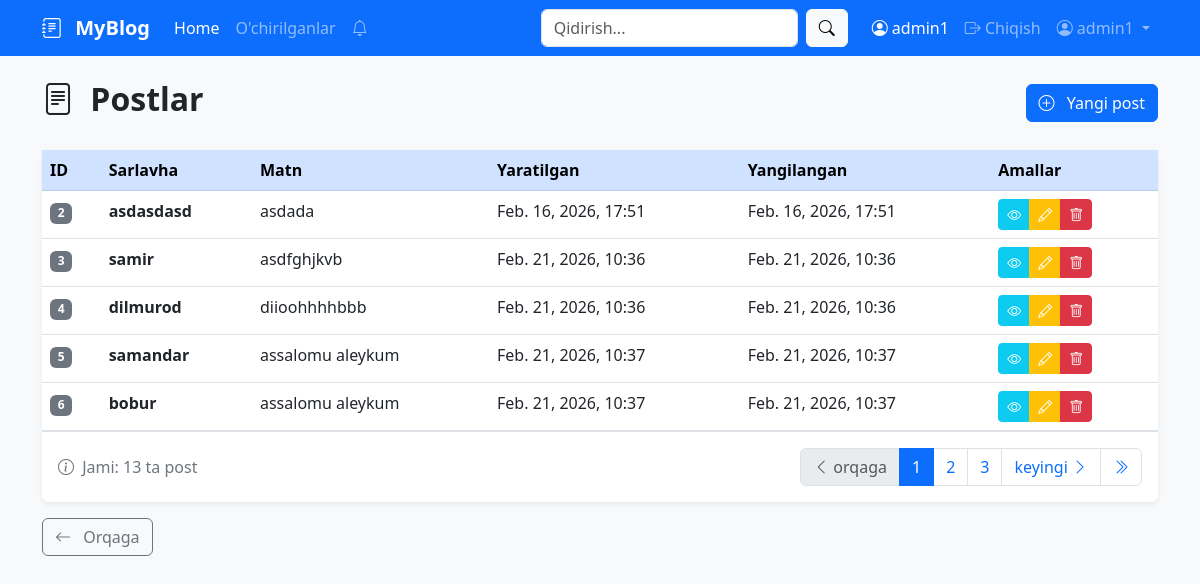
Page /posts/ (signed in) on the earlier database version.
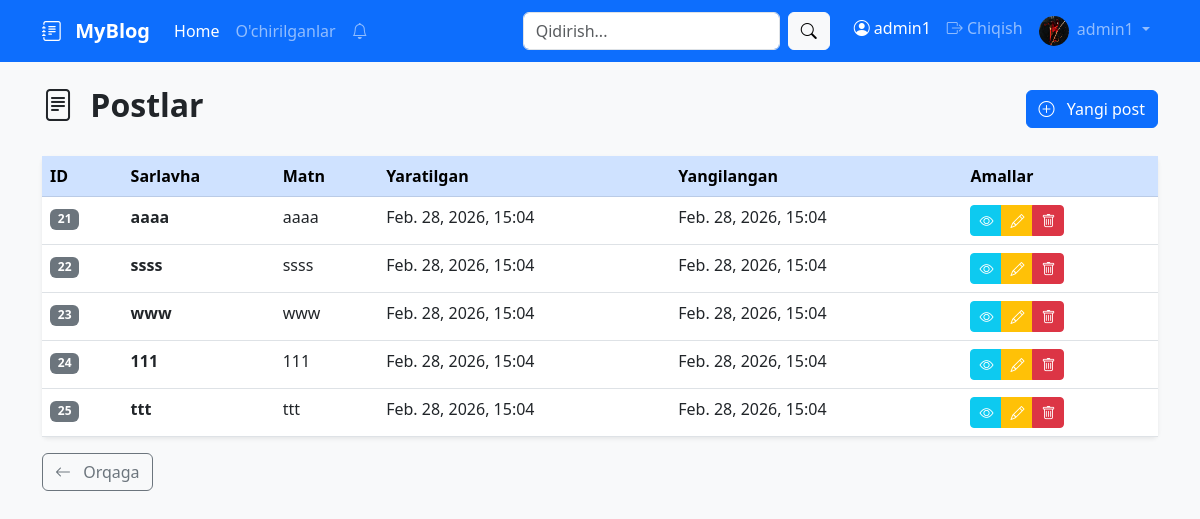
Same page on the later database version.
### posts/models.py (models this page shows, shortened)
class Post(models.Model):
    title = models.CharField(max_length=200)
    content = models.TextField()
    created_at = models.DateTimeField(auto_now_add=True)
    updated_at = models.DateTimeField(auto_now=True)
    is_deleted = models.BooleanField(default=False)
    objects = ActivePostManager()
    all_objects = models.Manager()

### accounts/models.py (models this page shows, shortened)
class Profile(models.Model):
    user = models.OneToOneField(User, on_delete=models.CASCADE)
    avatar = models.ImageField(upload_to='avatars/', blank=True, null=True, verbose_name="Profil rasmi")
    bio = models.TextField(blank=True, null=True, verbose_name="Bio")
    class Meta:
        verbose_name = "Profil"
        verbose_name_plural = "Profillar"

### posts/views.py (the view)
# urls.py: path('', views.post_list, name='post_list'),
def post_list(request):
    posts_list = Post.objects.all()
    search_query = request.GET.get('q', '')
    if search_query:
        posts_list = posts_list.filter(
            Q(title__icontains=search_query) |
            Q(content__icontains=search_query)
        )
    paginator = Paginator(posts_list, 5)
    page_number = request.GET.get('page', 1)
    posts = paginator.get_page(page_number)
    context = {
        'posts': posts,
        'search_query': search_query,
    }
    return render(request, 'posts/post_list.html', {'posts': posts, 'search_query': search_query})

### notifications/context_processors.py (called while the page is built)
def notifications(request):
    if request.user.is_authenticated:
        return {
            'notifications': Notification.objects.filter(user=request.user)[:5],
            'notif_count': Notification.objects.filter(user=request.user, is_read=False).count(),
        }
    return {'notifications': [], 'notif_count': 0}

### posts/models.py (called while the page is built)
    def get_queryset(self):
        return super().get_queryset().filter(is_deleted=False)

### posts/templates/posts/post_list.html (shortened to what the changed rows need)
<!DOCTYPE html>
<html lang="uz">
<head>
    <link href="https://cdn.jsdelivr.net/npm/bootstrap@5.3.0/dist/css/bootstrap.min.css" rel="stylesheet">
    <link rel="stylesheet" href="https://cdn.jsdelivr.net/npm/bootstrap-icons@1.11.0/font/bootstrap-icons.css">
</head>
<body class="bg-light">
<nav class="navbar navbar-expand-lg navbar-dark bg-primary mb-4">
    <div class="container">
        <div class="collapse navbar-collapse" id="navbarNav">
            <ul class="navbar-nav">
                {% if request.user.is_authenticated %}
                <li class="nav-item">
                        <span class="nav-link text-white">
                            <i class="bi bi-person-circle"></i> {{ request.user.username }}
                        </span>
                </li>
                <li class="nav-item">
                    <a class="nav-link" href="{% url 'accounts:logout' %}">
                        <i class="bi bi-box-arrow-right"></i> Chiqish
                    </a>
                </li>
                {% endif %}
                {% if request.user.is_authenticated %}
                <li class="nav-item dropdown">
                    <a class="nav-link dropdown-toggle" href="#" role="button" data-bs-toggle="dropdown">
                        {% if request.user.profile.avatar %}
                        <img src="{{ request.user.profile.avatar.url }}" width="30" height="30"
                             class="rounded-circle me-1">
                        {% else %}
                        <i class="bi bi-person-circle"></i>
                        {% endif %}
                        {{ request.user.username }}
                    </a>
                </li>
                {% endif %}
            </ul>
        </div>
    </div>
</nav>
<div class="container">
    {% if perms.posts.add_post %}
    <div class="d-flex justify-content-between align-items-center mb-4">
        <h2 class="fw-bold">
            <i class="bi bi-file-text me-2"></i>
            Postlar
        </h2>
    </div>
    {% endif %}
    <div class="card shadow-sm border-0">
        <div class="card-body p-0">
            <div class="table-responsive">
                <table class="table table-hover mb-0">
                    <thead class="table-primary">
                    <tr>
                        <th>ID</th>
                        <th>Sarlavha</th>
                        <th>Matn</th>
                        <th>Yaratilgan</th>
                        <th>Yangilangan</th>
                        <th>Amallar</th>
                    </tr>
                    </thead>
                    <tbody>
                    {% for post in posts %}
                    <tr>
                        <td><span class="badge bg-secondary">{{ post.id }}</span></td>
                        <td class="fw-bold">{{ post.title }}</td>
                        <td>{{ post.content|truncatechars:50 }}</td>
                        <td>{{ post.created_at|date:"M. d, Y, H:i" }}</td>
                        <td>{{ post.updated_at|date:"M. d, Y, H:i" }}</td>
                        <td>
                            <div class="btn-group btn-group-sm">
                                <a href="{% url 'post_detail' post.id %}" class="btn btn-info text-white"
                                   title="Ko'rish">
                                    <i class="bi bi-eye"></i>
                                </a>
                                {% if request.user.is_authenticated %}
                                <a href="{% url 'post_update' post.id %}" class="btn btn-warning text-white"
                                   title="Tahrirlash">
                                    <i class="bi bi-pencil"></i>
                                </a>
                                <a href="{% url 'post_delete' post.id %}" class="btn btn-danger" title="O'chirish">
                                    <i class="bi bi-trash"></i>
                                </a>
                                {% endif %}
                            </div>
                        </td>
                    </tr>
                    {% endfor %}
                    </tbody>
                </table>
            </div>
            {% if posts.has_other_pages %}
            <div class="d-flex justify-content-between align-items-center p-3 border-top">
                <div class="text-secondary">
                    <i class="bi bi-info-circle me-1"></i>
                    Jami: {{ posts.paginator.count }} ta post
                </div>
                <nav aria-label="Page navigation">
                    <ul class="pagination mb-0">
                        {% if posts.has_previous %}
                        <li class="page-item">
                            <a class="page-link" href="?page=1{% if search_query %}&q={{ search_query }}{% endif %}"
                               aria-label="First">
                                <i class="bi bi-chevron-double-left"></i>
                            </a>
                        </li>
                        <li class="page-item">
                            <a class="page-link"
                               href="?page={{ posts.previous_page_number }}{% if search_query %}&q={{ search_query }}{% endif %}"
                               aria-label="Previous">
                                <i class="bi bi-chevron-left"></i> orqaga
                            </a>
                        </li>
                        {% else %}
                        <li class="page-item disabled">
                            <span class="page-link"><i class="bi bi-chevron-left"></i> orqaga</span>
                        </li>
                        {% endif %}
                        {% for num in posts.paginator.page_range %}
                        {% if posts.number == num %}
                        <li class="page-item active">
                            <span class="page-link">{{ num }}</span>
                        </li>
                        {% elif num > posts.number|add:'-3' and num < posts.number|add:'3' %}
                        <li class="page-item">
                            <a class="page-link"
                               href="?page={{ num }}{% if search_query %}&q={{ search_query }}{% endif %}">{{ num }}</a>
                        </li>
                        {% endif %}
                        {% endfor %}
                        {% if posts.has_next %}
                        <li class="page-item">
                            <a class="page-link"
                               href="?page={{ posts.next_page_number }}{% if search_query %}&q={{ search_query }}{% endif %}"
                               aria-label="Next">
                                keyingi <i class="bi bi-chevron-right"></i>
                            </a>
                        </li>
                        <li class="page-item">
                            <a class="page-link"
                               href="?page={{ posts.paginator.num_pages }}{% if search_query %}&q={{ search_query }}{% endif %}"
                               aria-label="Last">
                                <i class="bi bi-chevron-double-right"></i>
                            </a>
                        </li>
                        {% else %}
                        <li class="page-item disabled">
                            <span class="page-link">keyingi <i class="bi bi-chevron-right"></i></span>
                        </li>
                        {% endif %}
                    </ul>
                </nav>
            </div>
            {% endif %}
        </div>
    </div>
</div>
</body>
</html>

Differences in the rows shown:
no longer on this page (row edited): Post: id "2", title "asdasdasd", content "asdada", created_at "Feb. 16, 2026, 17:51", updated_at "Feb. 16, 2026, 17:51"
no longer on this page (row edited): Post: id "3", title "samir", content "asdfghjkvb", created_at "Feb. 21, 2026, 10:36", updated_at "Feb. 21, 2026, 10:36"
no longer on this page (row edited): Post: id "4", title "dilmurod", content "diioohhhhbbb", created_at "Feb. 21, 2026, 10:36", updated_at "Feb. 21, 2026, 10:36"
no longer on this page (row edited): Post: id "5", title "samandar", content "assalomu aleykum", created_at "Feb. 21, 2026, 10:37", updated_at "Feb. 21, 2026, 10:37"
no longer on this page (row edited): Post: id "6", title "bobur", content "assalomu aleykum", created_at "Feb. 21, 2026, 10:37", updated_at "Feb. 21, 2026, 10:37"
added Post: id "21", title "aaaa", content "aaaa", created_at "Feb. 28, 2026, 15:04", updated_at "Feb. 28, 2026, 15:04"
added Post: id "22", title "ssss", content "ssss", created_at "Feb. 28, 2026, 15:04", updated_at "Feb. 28, 2026, 15:04"
added Post: id "23", title "www", content "www", created_at "Feb. 28, 2026, 15:04", updated_at "Feb. 28, 2026, 15:04"
added Post: id "24", title "111", content "111", created_at "Feb. 28, 2026, 15:04", updated_at "Feb. 28, 2026, 15:04"
added Post: id "25", title "ttt", content "ttt", created_at "Feb. 28, 2026, 15:04", updated_at "Feb. 28, 2026, 15:04"
Other differences:
{{ posts.paginator.count }}: "13" → (not shown)
text no longer shown: "Jami: ta post orqaga keyingi"
list line gone: "1"
list line gone: "2"
list line gone: "3"
